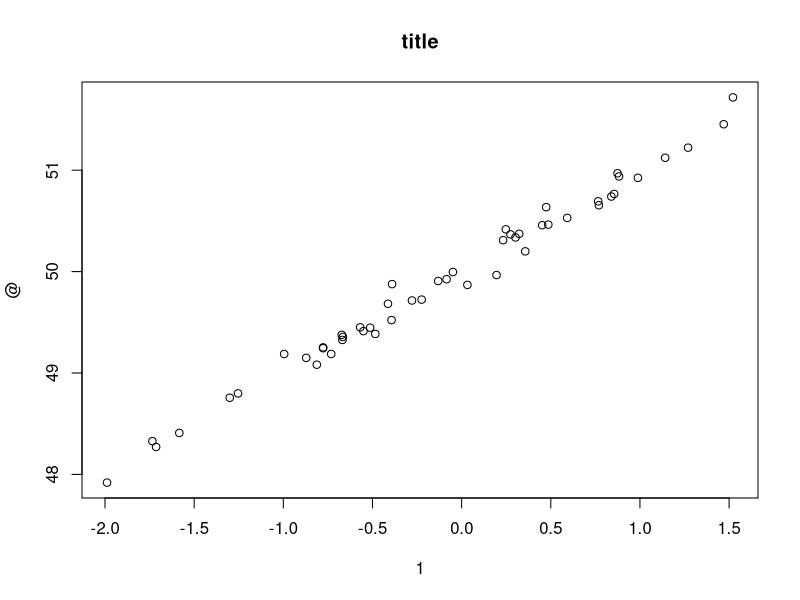
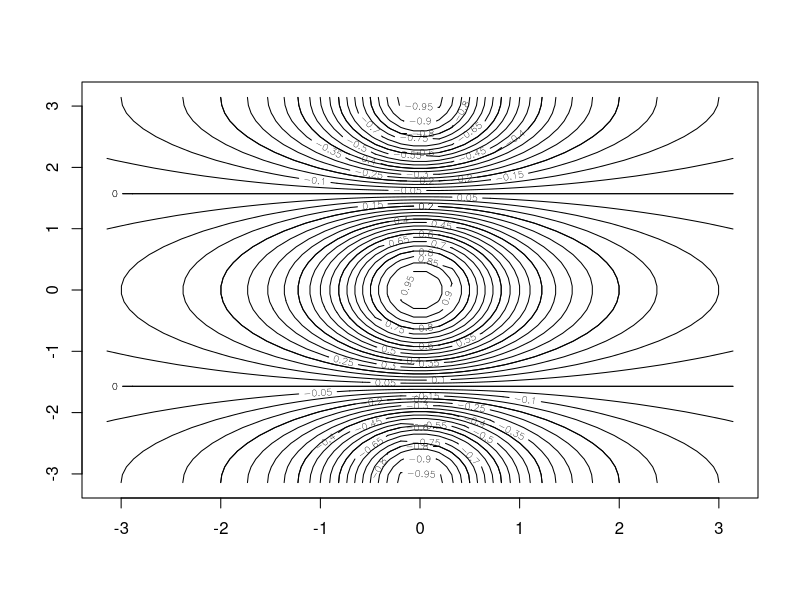
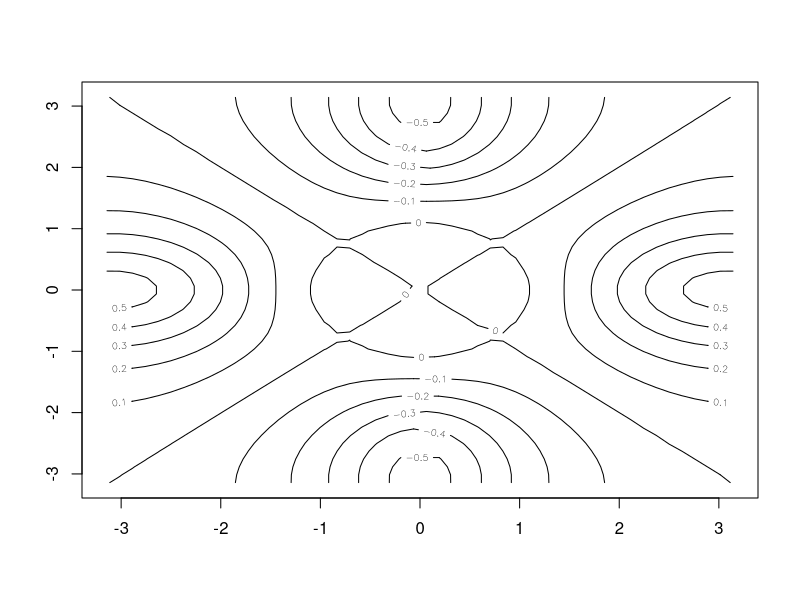
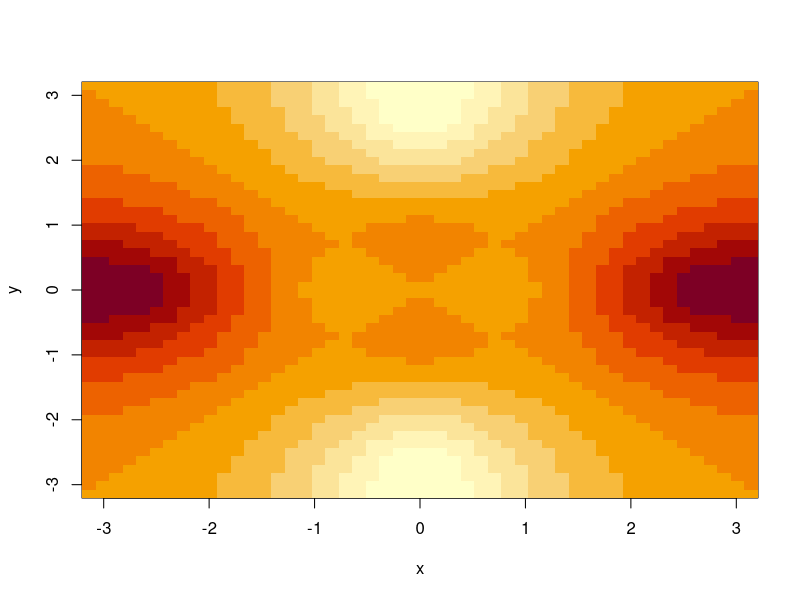
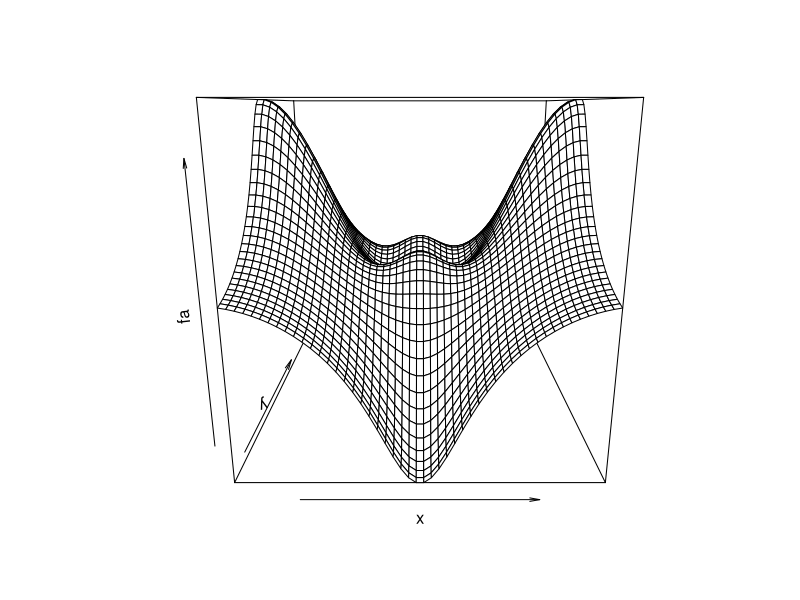
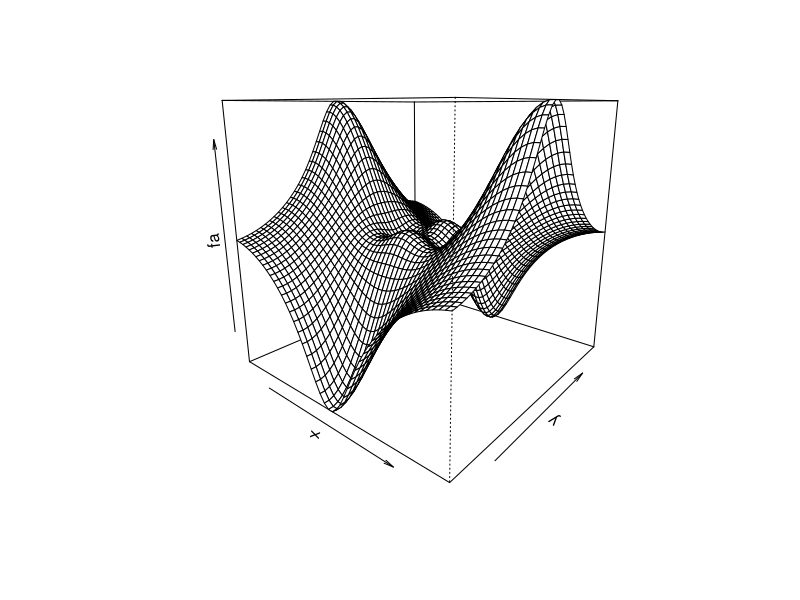
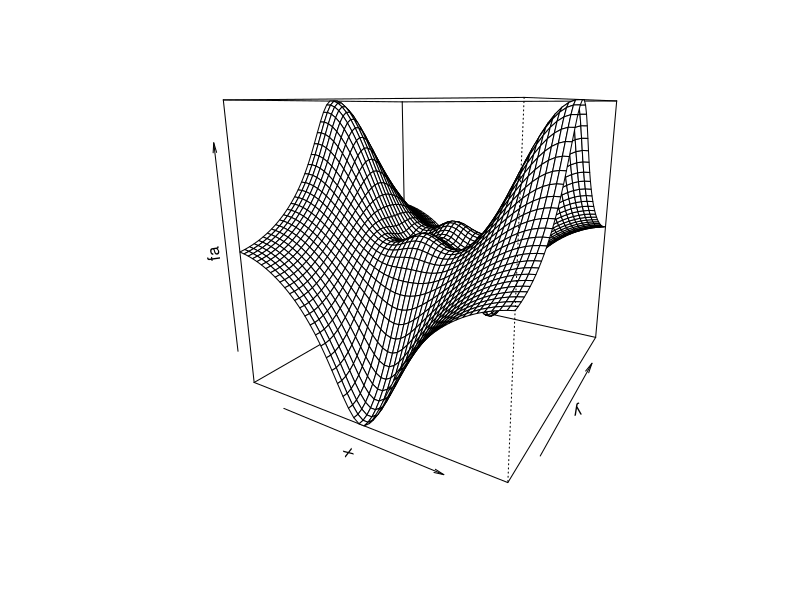
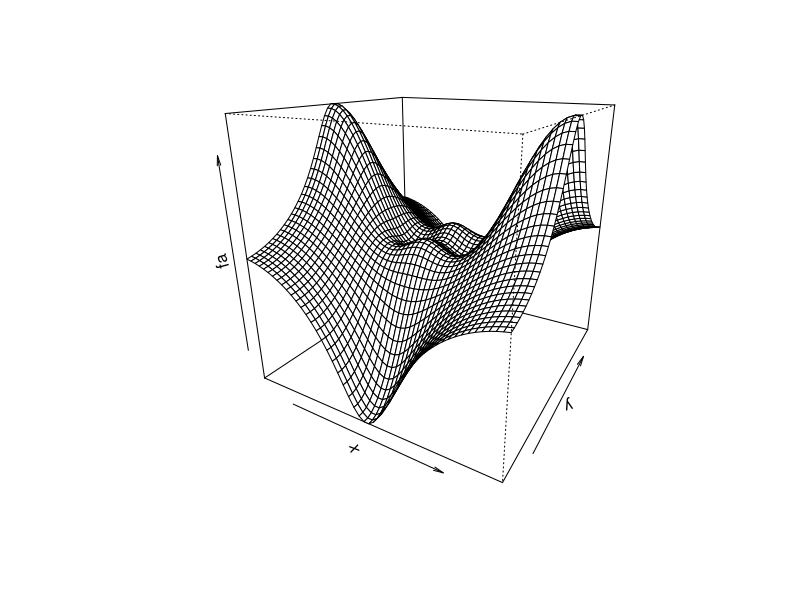

Reproduce these figures in R, in order. (Note: this script raises an error after producing the figures.)
## ---- chunk 1
x <- c(1,2,3,4)
x
length(x)# how many vectors included
ls()#check all the data we used
rm()#delete any data that we dont want, add list=ls() to remove all
## ---- chunk 2
?matrix
x = matrix(data=c(1,2,3,4), nrow=2, ncol=2)
x
x = matrix(data=c(1,2,3,4), 2,2,byrow=TRUE)#fill the row first before column
x
## ---- chunk 3
x = rnorm(50)# randomly 50 variables with mean =0 and sd = 1
x 
y = x + rnorm(50, mean=50, sd=0.1)# alter mean and sd
y
cor(x,y)#correlation function
#can set seed here to ensure getting the same result
## ---- chunk 4
plot(x, y, xlab="1", ylab="@", main ="title")
#pdf funcrion
pdf('figure.pdf')
plot(x,y,col='green')
dev.off()#indicate r that we done creating the plot
## ---- chunk 5
x = seq(1, 10)#vector of integers bw 1 and 10: equally spaced
x
x = 1:10# same thing
seq(0,1,length=10)
x=seq(-pi, pi, length=50)
x
## ---- chunk 6
y=x
f = outer(x,y,function(x,y)cos(y)/(1+x^2))# create a function based on x and y
f
contour(x,y,f)#plot regarding x, y and f

contour(x,y,f,nlevels=45, add=T)

fa=(f-t(f))/2
contour(x,y,fa, nlevels=15)
## ---- chunk 7
image(x,y,fa)#contour with color
persp(x,y,fa)# 3d
persp(x,y,fa, theta=40)# theta change the different side horizontally
persp(x,y,fa, theta=30)
persp(x,y,fa, theta=30, phi = 20)
persp(x,y,fa, theta=30, phi = 70)# phi change side vertically
persp(x,y,fa, theta=30, phi = 40)
persp(x,y,fa, theta=30, phi = -40)
## ---- chunk 8
A = matrix(1:16, 4, 4)
A
A[2,3]#row 2 column 3: in [], first always refer to the row while second refer to the column
A[c(1,3), c(2,4)]#select row 1 and row 3 with column 2 and column 4
A[c(1:3), c(2:4)]
A[c(1:3), c(2:4)]
A[1:3, ]#row1:3 and all column
A[-c(1,3),]#everything without row 1 and row 3
dim(A)#number of row and columns in A
## ---- chunk 9
fix()# with data name, view dataset as a spreadsheet
na.omit()# with data name, delete the na variables
## ---- chunk 10
pairs()#with data naume, creates a scatterplot matrix
